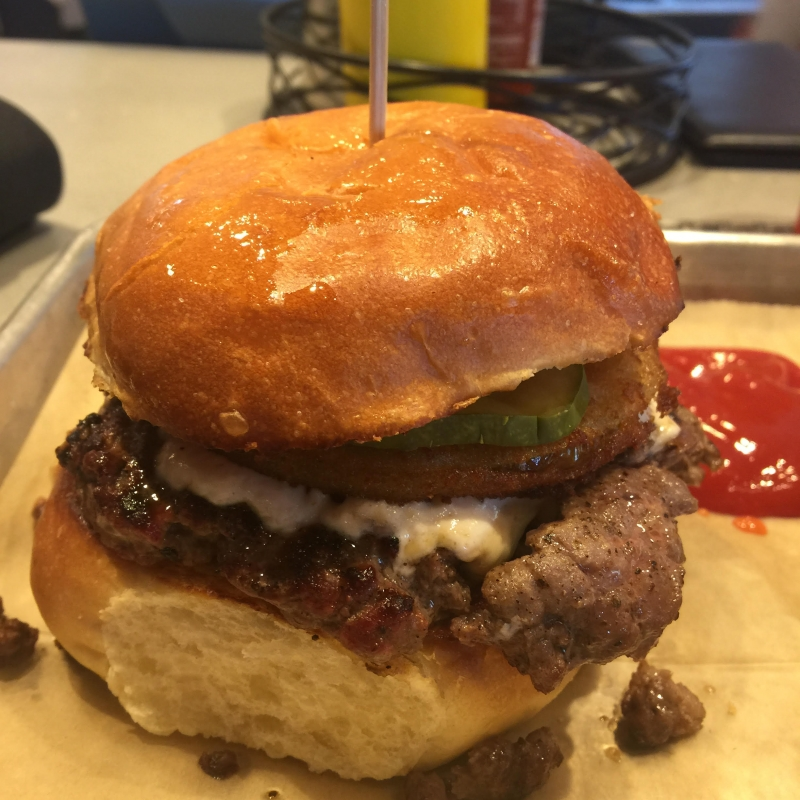
#> input picture burger-identification/burger-primer/queries/burger001.jpg, 800 x 800 px
$ jupyter execute --allow-errors search.ipynb   (shell and % lines are left out)
#> lines starting #> are read from the running program, lines starting #| are printed output that depends on the picture
### burger-identification/burger-primer/library/detectAndDescribe.py
# import the necessary packages
import numpy as np

class DetectAndDescribe:
    def __init__(self, detector, descriptor):
        # store the keypoint detector and local invariant descriptor
        self.detector = detector
        self.descriptor = descriptor

    def describe(self, image, useKplist=True):
        # detect keypoints in the image and extract local invariant descriptors
        kps = self.detector.detect(image)
        (kps, descs) = self.descriptor.compute(image, kps)
        print(kps, descs)

        # if there are no keypoints or descriptors, return None
        if len(kps) == 0:
            return (None, None)

        # check to see if the keypoints should be converted to a NumPy array
        if useKplist:
            kps = np.int0([kp.pt for kp in kps])

        # return a tuple of the keypoints and descriptors
        return (kps, descs)
    # [30 lines left out: function match, not called in this run]

### burger-identification/burger-primer/library/burgerMatcher.py
# import the necessary packages
import numpy as np
import cv2

class BurgerMatcher:
    def __init__(self, descriptor, burgerPaths):
        self.descriptor = descriptor
        self.burgerPaths = burgerPaths

    # keypoints and descriptors extracted from the query image
    def search(self, queryKps, queryDescs):
        # initialize the dictionary of results
        results = {}
        print("Searching...")

        # loop over the burger images
        for burgerPath in self.burgerPaths:
            # load the query image, convert it to grayscale, and extract
            # keypoints and descriptors
            burger = cv2.imread(burgerPath)
            gray = cv2.cvtColor(burger, cv2.COLOR_BGR2GRAY)
            (kps, descs) = self.descriptor.describe(gray)
            print(kps, descs)

            # determine the number of matched, inlier keypoints,
            # then update the results
            score = self.match(queryKps, queryDescs, kps, descs)
            results[burgerPath] = score

        # if matches were found, sort them
        if len(results) > 0:
            results = sorted([(v, k) for (k, v) in results.items() if v > 0], reverse = True)

        # return the results
        return "DONE"


### burger-identification/burger-primer/search.ipynb
[cell 1]
# import the necessary packages
from __future__ import print_function
import sys
sys.path.insert(0, "library/")

import detectAndDescribe as DetectAndDescribe
import burgerMatcher as BurgerMatcher
import argparse
import glob
import csv
import cv2

[cell 2]
# initalize the database dictionary of covers
db = {}

[cell 3]
# loop over the database
for l in csv.reader(open('burgers.csv')):
    # update the database using the image ID as the key
#> (reads burger-identification/burger-primer/burgers.csv from the repository)
    db[l[0]] = l[1:]
    print(l[1:])

[cell 4]
# initialize the burger descriptor and burger matcher
dad = DetectAndDescribe.DetectAndDescribe(cv2.FeatureDetector_create("SIFT"), cv2.DescriptorExtractor_create("SIFT"))
print(dad)

[cell 5]
cv = BurgerMatcher.BurgerMatcher(dad, glob.glob('burger' + "/*.jpg"))
print(cv)

[cell 6]
# load the query image, covert it to grayscale, and extract
# keypoints and descriptors
queryImage = cv2.imread('queries/burger001.jpg')
#> queryImage is the input picture: shape (800, 800, 3); mean B, G, R 55.6, 102.9, 151.2
gray = cv2.cvtColor(queryImage, cv2.COLOR_BGR2GRAY)
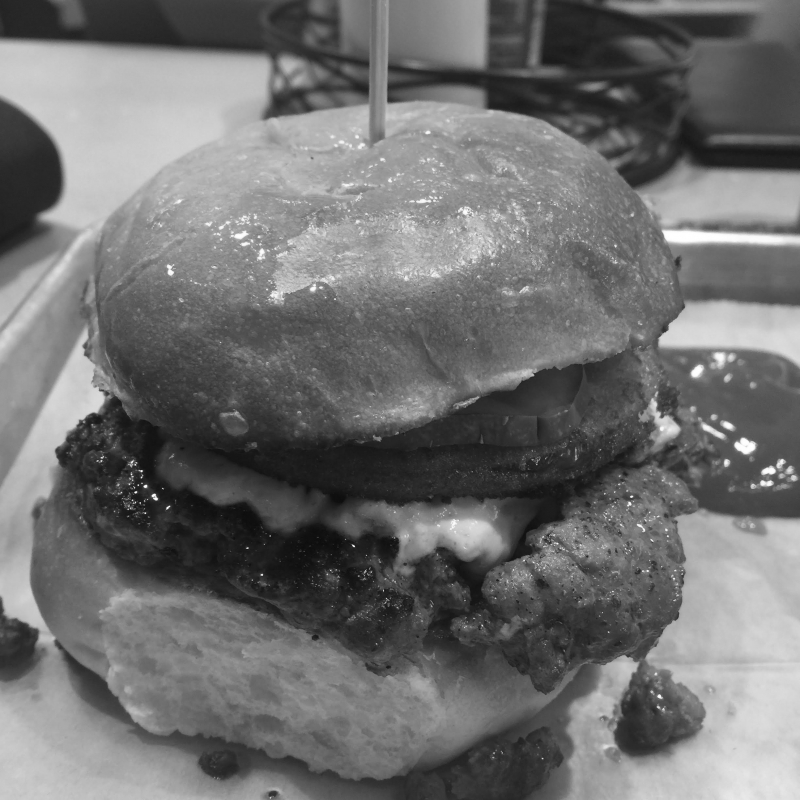
#> gray: shape (800, 800); min 12, max 255, mean 111.9
(queryKps, queryDescs) = dad.describe(gray)
#> in describe, `kps = self.detector.detect(image)`: kps = 1499 keypoints; strongest (x, y, size): (145, 486, 2.3), (156, 499, 2.4), (154, 497, 4.2), (745, 446, 11.3)
#> (printed output is left out)
#> in describe, `kps = np.int0([kp.pt for kp in kps])`: kps = 1499 pairs, first value 10 to 795, second value 19 to 782
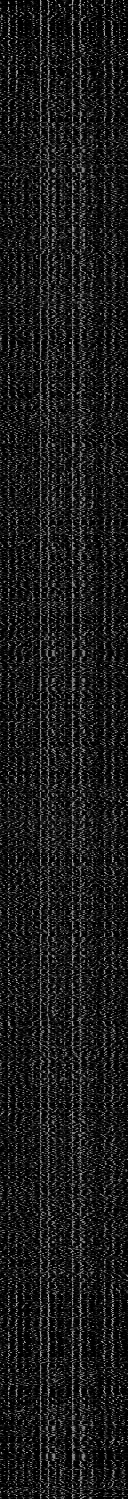
#> queryDescs: shape (1499, 128) float32; min 0, max 205, mean 26.4
#> queryKps has the same summary as kps in describe
print((queryKps, queryDescs))

[cell 7]
# try to match the burger to a known database of iamges
#results = cv.search(queryKps, queryDescs)
#print(results)
cv.search(queryKps, queryDescs)
#> Out = 'DONE'
